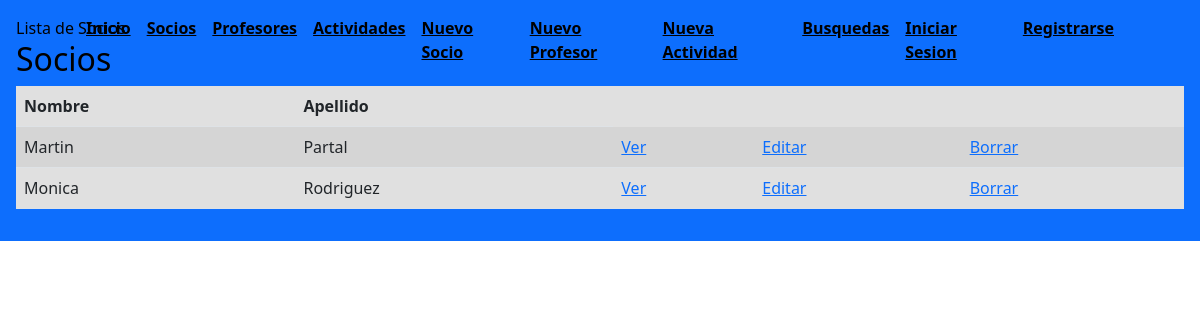
The app's page /lista-socios/ (signed in) with its own data.
### AppProyecto/models.py (models this page shows, shortened)
class Socios(models.Model):
    nombre = models.CharField(max_length=30)
    apellido = models.CharField(max_length=30)
    documento = models.IntegerField()
    email = models.EmailField()
    actividad = models.CharField(max_length=30)

### AppProyecto/views.py (the view)
# urls.py: path('lista-socios/', views.lista_socios, name='lista-socios'),
@login_required
def lista_socios(req):
    socios = Socios.objects.all()
    return render(req, 'appProyecto/socios.html', {'socios': socios})

### AppProyecto/templates/appProyecto/socios.html (shortened to what this page needs)
<!DOCTYPE html>
<html lang="en">
<head>
</head>
<body>
    {% extends "appProyecto/padre.html" %}
    {% load static %}
    {% block contenidoQueCambia %}
    {% block titulo %}Lista de Socios{% endblock %}
<h2>Socios</h2>
<table class="table table-striped" style="background-color: rgb(224, 224, 224);">
    <thead>
        <tr>
            <th>Nombre</th>
            <th>Apellido</th>
        </tr>
    </thead>
    <tbody>
        {% for socio in socios %}
        <tr>
            <td>{{ socio.nombre }}</td>
            <td>{{ socio.apellido }}</td>
            <td> <a href="{% url 'Detail-socio' socio.id %}">Ver</a></td>
            <td><a href="{% url 'Edit-socio' socio.id %}">Editar</a></td>
            <td><a href="{% url 'Delete-socio' socio.id %}">Borrar</a></td>
        </tr>
        {% endfor %}
    </tbody>
</table>
    {% endblock %}

### records on screen
Socios: nombre "Martin", apellido "Partal"
Socios: nombre "Monica", apellido "Rodriguez"
